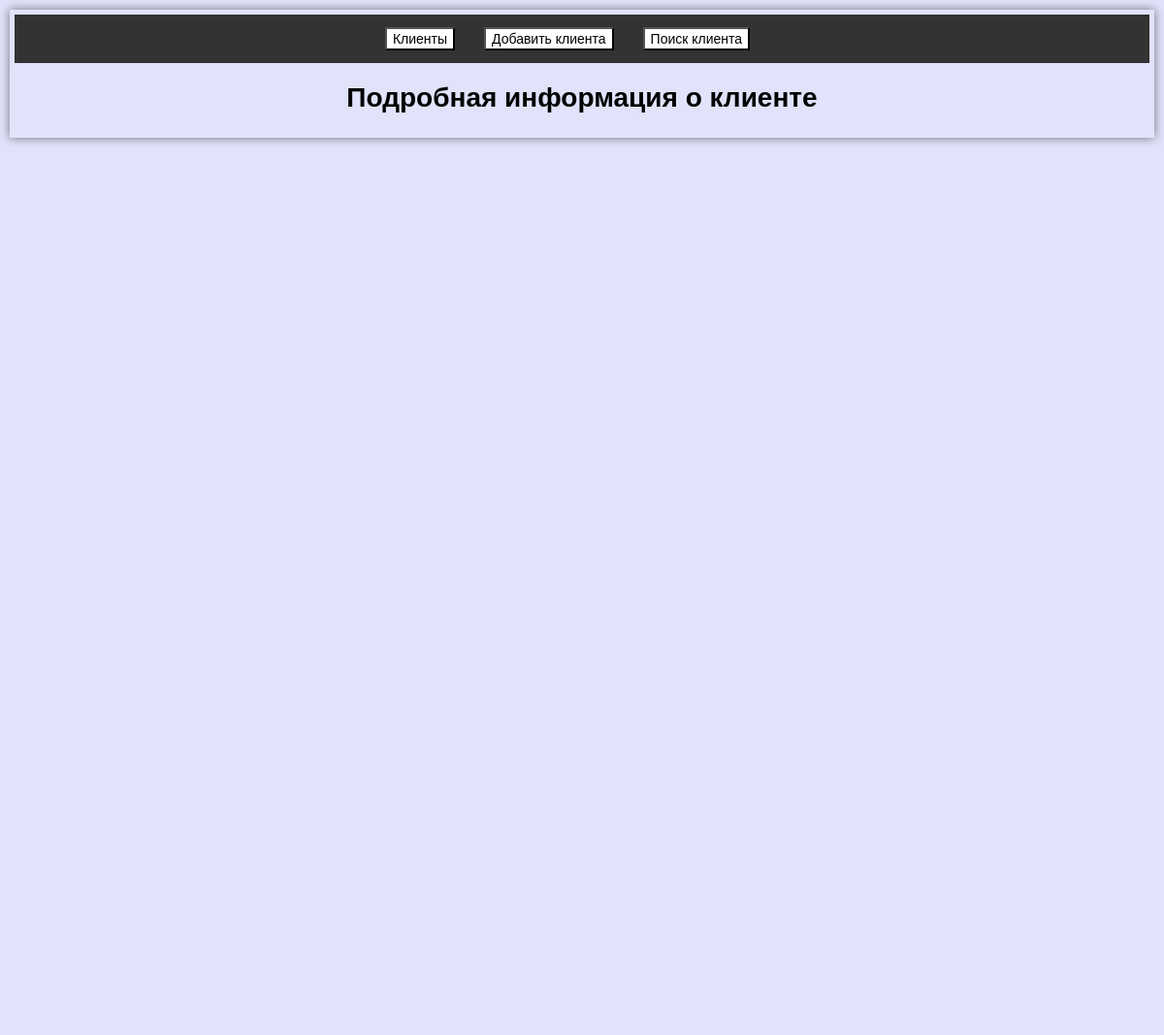
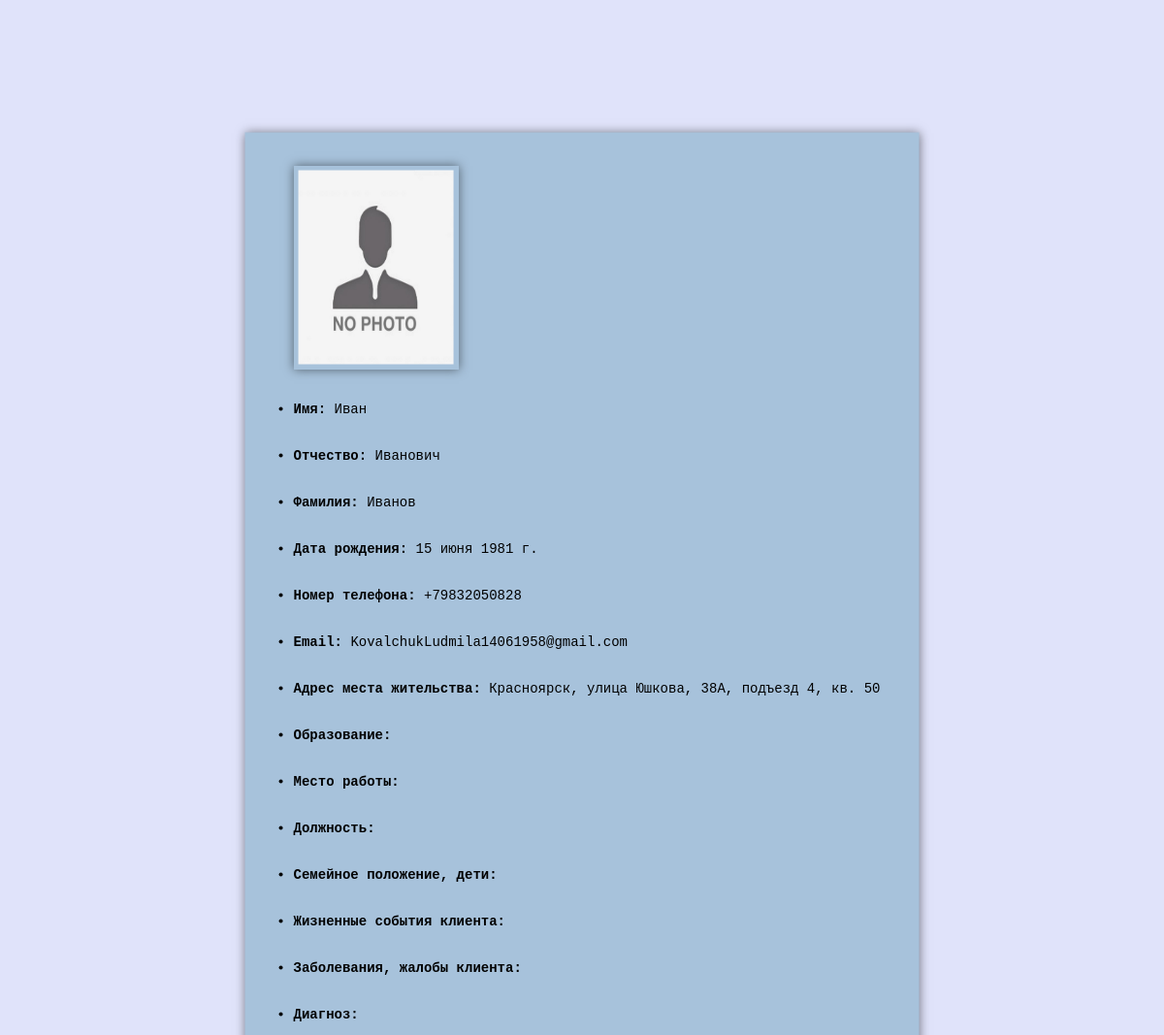
Page /4/ on the committed database (2 pictures, top to bottom).
### clients/models.py (models this page shows, shortened)
class Client(models.Model):
    first_name = models.CharField(max_length=20, verbose_name='Имя')
    last_name = models.CharField(max_length=20, verbose_name='Фамилия')
    middle_name = models.CharField(max_length=20, verbose_name='Отчество')
    date_of_birth = models.DateField(verbose_name='Дата рождения')
    phone_number = models.CharField(max_length=20, verbose_name='Номер телефона')
    email = models.EmailField()
    address = models.TextField(max_length=100, verbose_name='Адрес места жительства')
    education = models.TextField(max_length=100, verbose_name='Образование',blank=True, null=True)
    workplace = models.TextField(blank=True, null=True, max_length=100, verbose_name='Место работы')
    position = models.TextField(blank=True, null=True, max_length=100, verbose_name='Должность')
    children = models.TextField(blank=True, null=True, max_length=100, verbose_name='Семейное положение, дети')
    life_events = models.TextField(blank=True, null=True,max_length=100, verbose_name='Жизненные события клиента')
    illnesses = models.TextField(blank=True, null=True, verbose_name='Заболевания, жалобы клиента')
    diagnosis = models.TextField(blank=True, null=True, max_length=100, verbose_name='Диагноз')
    last_consultation_date = models.DateField(blank=True, null=True, verbose_name='Дата последней консультации')
    photo = models.ImageField(upload_to='clients/photos', blank=True, null=True)

### clients/views.py (the view)
# urls.py: path('<int:pk>/', views.client_detail, name='client_detail'),
def client_detail(request, pk):
    client = get_object_or_404(Client, pk=pk)
    return render(request, 'clients/client_detail.html', {'client': client})

### clients/templates/clients/client_detail.html (shortened to what this page needs)
{% extends 'clients/base.html' %}
{% block content %}
{% load static %}
  <h1 style="text-align:center">Подробная информация о клиенте</h1>
<div id="client-detail-container">
  <ul>
    {% if client.photo %}
    <img class="client-photo" src="{{ client.photo.url }}" alt="Photo">
    {% else %}
    <img class="client-photo" src="{% static 'clients/css/no-photo.jpg' %}" alt="Фото заглушка">
    {% endif %}
    <br>
    <pre>
    <li><strong>Имя:</strong> {{ client.first_name }}</li>
    <li><strong>Отчество:</strong> {{ client.middle_name }}</li>
    <li><strong>Фамилия:</strong> {{ client.last_name }}</li>
    <li><strong>Дата рождения:</strong> {{ client.date_of_birth }}</li>
    <li><strong>Номер телефона:</strong> {{ client.phone_number }}</li>
    <li><strong>Email:</strong> {{ client.email }}</li>
    <li><strong>Адрес места жительства:</strong> {{ client.address }}</li>
    <li><strong>Образование:</strong> {{ client.education }}</li>
    <li><strong>Место работы:</strong> {{ client.workplace }}</li>
    <li><strong>Должность:</strong> {{ client.position }}</li>
    <li><strong>Семейное положение, дети:</strong> {{ client.children }}</li>
    <li><strong>Жизненные события клиента:</strong> {{ client.life_events }}</li>
    <li><strong>Заболевания, жалобы клиента:</strong> {{ client.illnesses }}</li>
    <li><strong>Диагноз:</strong> {{ client.diagnosis }}</li>
    </pre>
  </ul>
  <br>
  <br>
</div>
{% endblock %}

### clients/static/clients/css/style.css (style rules this page uses)
#client-detail-container { box-shadow: 0 0 10px rgba(0, 0, 0, 0.5); padding: 20px 40px 40px 10px; position: absolute; top: 83%; left: 50%; transform: translate(-50%, -50%); background-color: #a7c2db; }
body { font-family: sans-serif; background-color: #e0e3fa; font-size: 14px; margin: 10px 10px 10px 10px; padding: 5px 5px 5px 5px; box-shadow: 0 0 10px rgba(0, 0, 0, 0.5); }
img.client-photo { width: 160px; height: 200px; padding: 5px 5px 5px 5px; box-shadow: 0 0 10px rgba(0, 0, 0, 0.5); }

### rows in the picture
Client: first_name "Иван", middle_name "Иванович", last_name "Иванов", date_of_birth "15 июня 1981 г.", phone_number "+79832050828", email "KovalchukLudmila14061958@gmail.com", address "Красноярск, улица Юшкова, 38А, подъезд 4, кв. 50"
